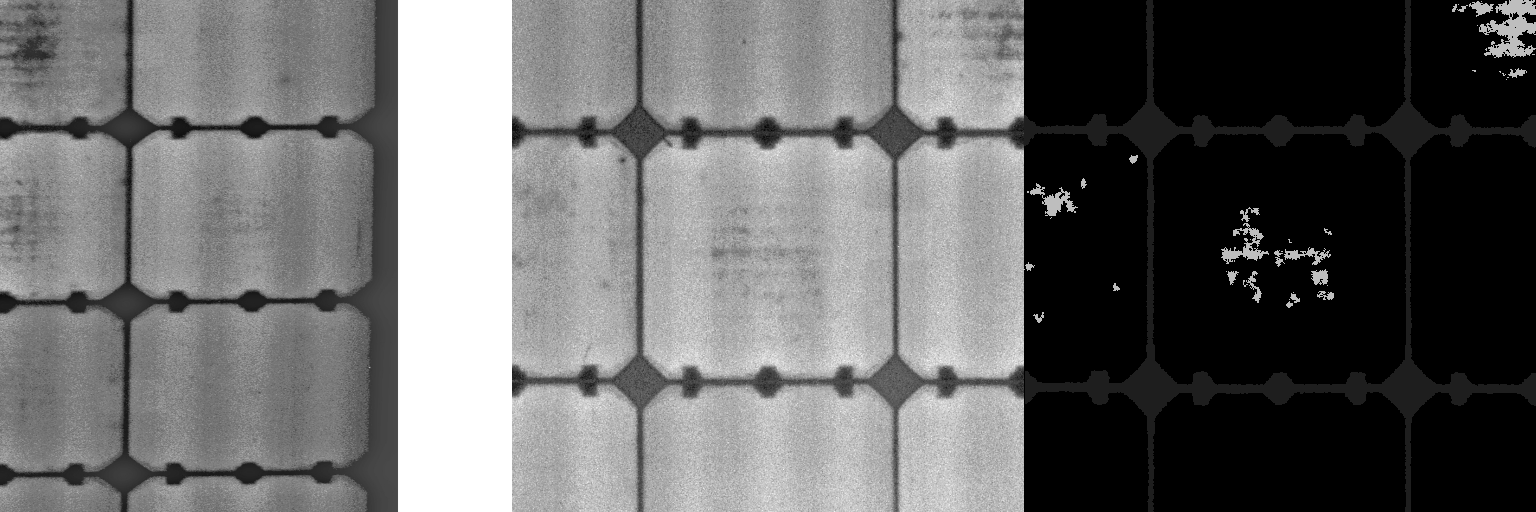
#> input picture team_2026-10-24_go/trackM/mc_data/csir62.png, 1536 x 512 px
$ python -i e1screen.py   (imports and definitions only)
#> lines starting #> are read from the running program, lines starting #| are printed output that depends on the picture
import csv,os,numpy as np
from PIL import Image
from scipy import ndimage
E='/home/yugma/mtp/datasets/escdd_full'
def find(st):
  for sp in ['train','val','test']:
    p=f'{E}/el_images_{sp}/{st}.png'
    if os.path.exists(p): return p
  for sp in ['train','val','test']:
    p=f'/home/yugma/mtp/datasets/BenchmarkEL_releases/dataset_20221008/el_images_{sp}/{st}.png'
    if os.path.exists(p): return p
def img(p):
#> called with p = 'csir62.png'
  a=np.asarray(Image.open(p).convert('L').resize((128,128),Image.BILINEAR),np.float32)
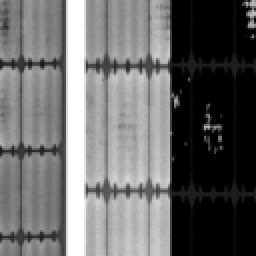
#> a: shape (128, 128) float32 (shown 2 times larger); min 0, max 255, mean 105.5
  h=a-ndimage.gaussian_filter(a,3);h=(h-h.mean())/(h.std()+1e-6);return h.ravel()
#> after `h = a - ndimage.gaussian_filter(a, 3)`:
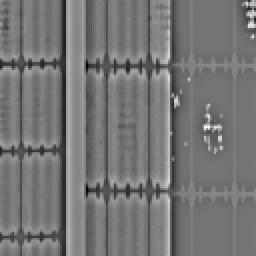
#> h: shape (128, 128) float32 (shown 2 times larger); min -118.8, max 137.8, mean 0; drawn with min black and max white
# [2 lines not run here, left out]
# [1 line that did not run here, left out]
# [1 line not run here, left out]
# [1 line that did not run here, left out]
# [1 line that did not run here, left out]
# [1 line that did not run here, left out]
# [2 lines not run here, left out]

>>> result = img('csir62.png')
#> result = 16384 values, max 5.79 at index 8166, min -4.99 at index 4139, mean -2.1e-09
